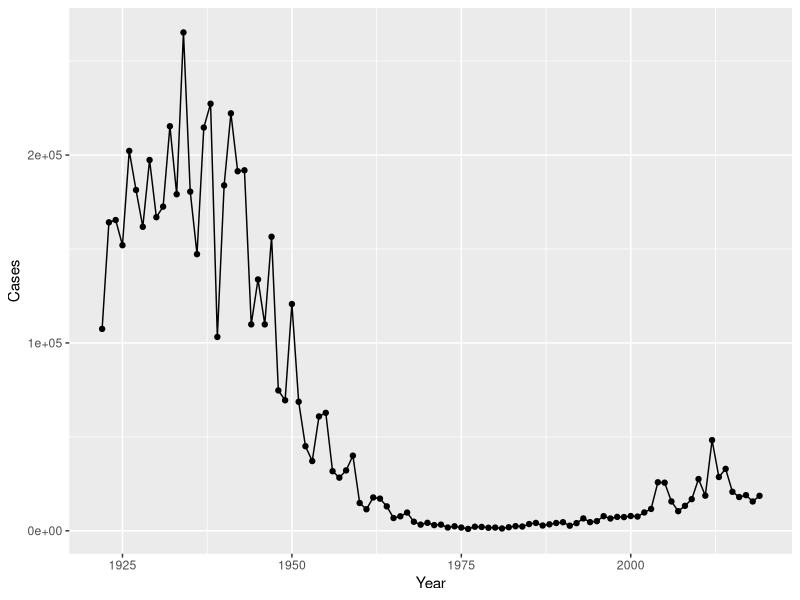
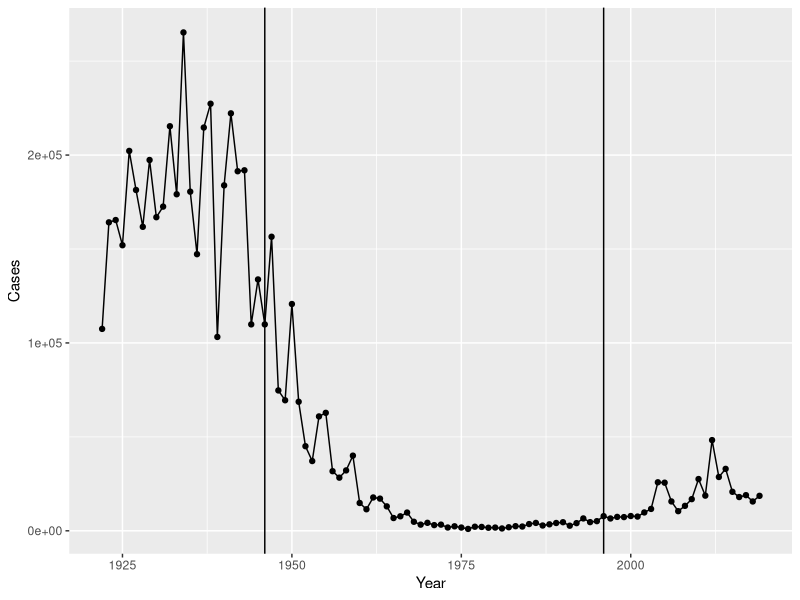

The R source for these figures, in order: (Note: this script raises an error after producing the figures.)
## ---- chunk 1
cdc <- data.frame(
                          Year = c(1922L,
                                   1923L,1924L,1925L,1926L,1927L,1928L,
                                   1929L,1930L,1931L,1932L,1933L,1934L,1935L,
                                   1936L,1937L,1938L,1939L,1940L,1941L,
                                   1942L,1943L,1944L,1945L,1946L,1947L,1948L,
                                   1949L,1950L,1951L,1952L,1953L,1954L,
                                   1955L,1956L,1957L,1958L,1959L,1960L,
                                   1961L,1962L,1963L,1964L,1965L,1966L,1967L,
                                   1968L,1969L,1970L,1971L,1972L,1973L,
                                   1974L,1975L,1976L,1977L,1978L,1979L,1980L,
                                   1981L,1982L,1983L,1984L,1985L,1986L,
                                   1987L,1988L,1989L,1990L,1991L,1992L,1993L,
                                   1994L,1995L,1996L,1997L,1998L,1999L,
                                   2000L,2001L,2002L,2003L,2004L,2005L,
                                   2006L,2007L,2008L,2009L,2010L,2011L,2012L,
                                   2013L,2014L,2015L,2016L,2017L,2018L,
                                   2019L),
                         Cases = c(107473,
                                   164191,165418,152003,202210,181411,
                                   161799,197371,166914,172559,215343,179135,
                                   265269,180518,147237,214652,227319,103188,
                                   183866,222202,191383,191890,109873,
                                   133792,109860,156517,74715,69479,120718,
                                   68687,45030,37129,60886,62786,31732,28295,
                                   32148,40005,14809,11468,17749,17135,
                                   13005,6799,7717,9718,4810,3285,4249,
                                   3036,3287,1759,2402,1738,1010,2177,2063,
                                   1623,1730,1248,1895,2463,2276,3589,
                                   4195,2823,3450,4157,4570,2719,4083,6586,
                                   4617,5137,7796,6564,7405,7298,7867,
                                   7580,9771,11647,25827,25616,15632,10454,
                                   13278,16858,27550,18719,48277,28639,
                                   32971,20762,17972,18975,15609,18617)
)
## ---- chunk 2
library(ggplot2)
ggplot(cdc) +
  aes(Year, Cases) +
  geom_point() +
  geom_line() +
  labs("Year", "Number of cases")
## ---- chunk 3
ggplot(cdc) +
  aes(Year, Cases) +
  geom_point() +
  geom_line() +
  labs("Year", "Number of cases") +
  geom_vline(xintercept=1946) +
  geom_vline(xintercept=1996) 
## ---- chunk 4
library(jsonlite)
subject <- read_json("https://www.cmi-pb.org/api/subject", simplifyVector = TRUE) 
head(subject, 3)
## ---- chunk 5
nrow(subject[subject$infancy_vac == 'wP',])
## ---- chunk 6
nrow(subject[subject$infancy_vac == 'aP',])
## ---- chunk 7
nrow(subject[subject$biological_sex == 'Female',])
## ---- chunk 8
nrow(subject[subject$biological_sex == 'Male',])
## ---- chunk 9
table(subject$biological_sex, subject$race)
## ---- chunk 10
library(dplyr)
library(lubridate)
## ---- chunk 11
subject$age <- today() - ymd(subject$year_of_birth)
## ---- chunk 12
ap <- subject %>% filter(infancy_vac == "aP")

round( summary( time_length( ap$age, "years" ) ) )
## ---- chunk 13
wp <- subject %>% filter(infancy_vac == "wP")

round( summary( time_length( wp$age, "years" ) ) )
## ---- chunk 14
int <- ymd(subject$date_of_boost) - ymd(subject$year_of_birth)
age_at_boost <- time_length(int, "year")
head(age_at_boost)
## ---- chunk 15
ggplot(subject) +
  aes(time_length(age, "year"),
      fill=as.factor(infancy_vac)) +
  geom_histogram(show.legend=FALSE) +
  facet_wrap(vars(infancy_vac), nrow=2) 
## ---- chunk 16
# Complete the API URLs...
specimen <- read_json("http://cmi-pb.org/api/specimen", simplifyVector = TRUE) 
titer <- read_json("http://cmi-pb.org/api/ab_titer", simplifyVector = TRUE) 
## ---- chunk 17
meta <- inner_join(specimen, subject)
dim(meta)
head(meta)
## ---- chunk 18
abdata <- inner_join(titer, meta)
dim(abdata)
## ---- chunk 19
table(abdata$isotype)
## ---- chunk 20
table(meta$visit)
## ---- chunk 21
ig1 <- abdata %>% filter(isotype == "IgG1", visit!=8)
head(ig1)
## ---- chunk 22
ggplot(ig1) +
  aes(MFI, antigen) +
  geom_boxplot() + 
  facet_wrap(vars(visit), nrow=2)
## ---- chunk 23
ggplot(ig1) +
  aes(MFI, antigen, col=infancy_vac ) +
  geom_boxplot(show.legend = FALSE) + 
  facet_wrap(vars(visit), nrow=2) +
  theme_bw()
## ---- chunk 24
ggplot(ig1) +
  aes(MFI, antigen, col=infancy_vac ) +
  geom_boxplot(show.legend = FALSE) + 
  facet_wrap(vars(infancy_vac, visit), nrow=2)
## ---- chunk 25
filter(ig1, antigen=="FIM2/3") %>%
  ggplot() +
  aes(MFI, col=infancy_vac) +
  geom_boxplot(show.legend = FALSE) +
  facet_wrap(vars(visit)) +
  theme_bw()
## ---- chunk 26
filter(ig1, antigen=="PTM") %>%
  ggplot() +
  aes(MFI, col=infancy_vac) +
  geom_boxplot(show.legend = FALSE) +
  facet_wrap(vars(visit)) +
  theme_bw()
## ---- chunk 27
filter(ig1, antigen=="FELD1") %>%
  ggplot() +
  aes(MFI, col=infancy_vac) +
  geom_boxplot(show.legend = FALSE) +
  facet_wrap(vars(visit)) +
  theme_bw()
## ---- chunk 28
url <- "https://www.cmi-pb.org/api/v2/rnaseq?versioned_ensembl_gene_id=eq.ENSG00000211896.7"

rna <- read_json(url, simplifyVector = TRUE) 
## ---- chunk 29
#meta <- inner_join(specimen, subject)
ssrna <- inner_join(rna, meta)
## ---- chunk 30
ggplot(ssrna) +
  aes(visit, tpm, group=subject_id) +
  geom_point() +
  geom_line(alpha=0.2)
## ---- chunk 31
ggplot(ssrna) +
  aes(tpm, col=infancy_vac) +
  geom_boxplot() +
  facet_wrap(vars(visit))
## ---- chunk 32
ssrna %>%  
  filter(visit==4) %>% 
  ggplot() +
    aes(tpm, col=infancy_vac) + geom_density() + 
    geom_rug() 
## ---- chunk 33
sessionInfo()
